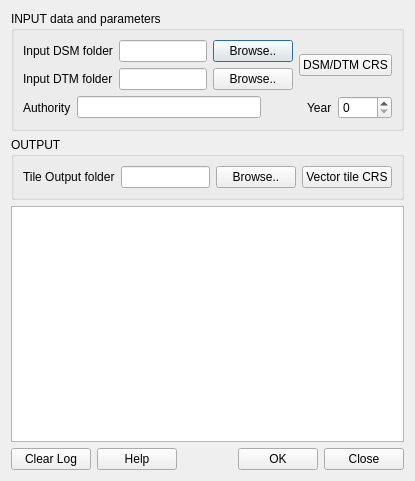
<?xml version="1.0" encoding="UTF-8"?>
<ui version="4.0">
 <class>LidarTileMakerDialogBase</class>
 <widget class="QDialog" name="LidarTileMakerDialogBase">
  <property name="geometry">
   <rect>
    <x>0</x>
    <y>0</y>
    <width>415</width>
    <height>481</height>
   </rect>
  </property>
  <property name="windowTitle">
   <string>Lidar Tile Maker</string>
  </property>
  <layout class="QHBoxLayout" name="horizontalLayout_8">
   <item>
    <layout class="QVBoxLayout" name="verticalLayout_3">
     <item>
      <widget class="QGroupBox" name="groupBox">
       <property name="title">
        <string>INPUT data and parameters</string>
       </property>
       <layout class="QVBoxLayout" name="verticalLayout_2">
        <item>
         <layout class="QHBoxLayout" name="horizontalLayout_3">
          <item>
           <layout class="QVBoxLayout" name="verticalLayout">
            <item>
             <layout class="QHBoxLayout" name="horizontalLayout">
              <item>
               <widget class="QLabel" name="label">
                <property name="text">
                 <string>Input DSM folder</string>
                </property>
               </widget>
              </item>
              <item>
               <widget class="QLineEdit" name="ImportDsm"/>
              </item>
              <item>
               <widget class="QPushButton" name="DSMpushButton">
                <property name="text">
                 <string>Browse..</string>
                </property>
               </widget>
              </item>
             </layout>
            </item>
            <item>
             <layout class="QHBoxLayout" name="horizontalLayout_2">
              <item>
               <widget class="QLabel" name="label_2">
                <property name="text">
                 <string>Input DTM folder</string>
                </property>
               </widget>
              </item>
              <item>
               <widget class="QLineEdit" name="ImportDtm">
                <property name="text">
                 <string/>
                </property>
               </widget>
              </item>
              <item>
               <widget class="QPushButton" name="DTMpushButton">
                <property name="text">
                 <string>Browse..</string>
                </property>
               </widget>
              </item>
             </layout>
            </item>
           </layout>
          </item>
          <item>
           <widget class="QPushButton" name="InputCrsButton">
            <property name="text">
             <string>DSM/DTM CRS</string>
            </property>
           </widget>
          </item>
         </layout>
        </item>
        <item>
         <layout class="QHBoxLayout" name="horizontalLayout_4">
          <item>
           <widget class="QLabel" name="label_3">
            <property name="text">
             <string>Authority</string>
            </property>
           </widget>
          </item>
          <item>
           <widget class="QLineEdit" name="InputEnte"/>
          </item>
          <item>
           <spacer name="horizontalSpacer_2">
            <property name="orientation">
             <enum>Qt::Horizontal</enum>
            </property>
            <property name="sizeType">
             <enum>QSizePolicy::Fixed</enum>
            </property>
            <property name="sizeHint" stdset="0">
             <size>
              <width>40</width>
              <height>20</height>
             </size>
            </property>
           </spacer>
          </item>
          <item>
           <widget class="QLabel" name="label_4">
            <property name="text">
             <string>Year</string>
            </property>
           </widget>
          </item>
          <item>
           <widget class="QSpinBox" name="InputYear">
            <property name="sizePolicy">
             <sizepolicy hsizetype="Preferred" vsizetype="Fixed">
              <horstretch>0</horstretch>
              <verstretch>0</verstretch>
             </sizepolicy>
            </property>
            <property name="minimum">
             <number>0</number>
            </property>
            <property name="maximum">
             <number>9999</number>
            </property>
            <property name="value">
             <number>0</number>
            </property>
            <property name="displayIntegerBase">
             <number>10</number>
            </property>
           </widget>
          </item>
         </layout>
        </item>
       </layout>
      </widget>
     </item>
     <item>
      <widget class="QGroupBox" name="groupBox_2">
       <property name="title">
        <string>OUTPUT</string>
       </property>
       <layout class="QHBoxLayout" name="horizontalLayout_6">
        <item>
         <layout class="QHBoxLayout" name="horizontalLayout_5">
          <item>
           <widget class="QLabel" name="label_5">
            <property name="text">
             <string>Tile Output folder</string>
            </property>
           </widget>
          </item>
          <item>
           <widget class="QLineEdit" name="outFolder">
            <property name="text">
             <string/>
            </property>
           </widget>
          </item>
          <item>
           <widget class="QPushButton" name="OutFolderButton">
            <property name="text">
             <string>Browse..</string>
            </property>
           </widget>
          </item>
          <item>
           <widget class="QPushButton" name="OutputCrsButton">
            <property name="text">
             <string>Vector tile CRS</string>
            </property>
           </widget>
          </item>
         </layout>
        </item>
       </layout>
      </widget>
     </item>
     <item>
      <widget class="QTextBrowser" name="textLog"/>
     </item>
     <item>
      <layout class="QHBoxLayout" name="horizontalLayout_7">
       <item>
        <widget class="QPushButton" name="clearButton">
         <property name="text">
          <string>Clear Log</string>
         </property>
        </widget>
       </item>
       <item>
        <widget class="QPushButton" name="helpButton">
         <property name="text">
          <string>Help</string>
         </property>
        </widget>
       </item>
       <item>
        <spacer name="horizontalSpacer">
         <property name="orientation">
          <enum>Qt::Horizontal</enum>
         </property>
         <property name="sizeHint" stdset="0">
          <size>
           <width>68</width>
           <height>20</height>
          </size>
         </property>
        </spacer>
       </item>
       <item>
        <widget class="QPushButton" name="pushButtonOk">
         <property name="text">
          <string>OK</string>
         </property>
        </widget>
       </item>
       <item>
        <widget class="QDialogButtonBox" name="button_box">
         <property name="orientation">
          <enum>Qt::Horizontal</enum>
         </property>
         <property name="standardButtons">
          <set>QDialogButtonBox::Close</set>
         </property>
        </widget>
       </item>
      </layout>
     </item>
    </layout>
   </item>
  </layout>
 </widget>
 <resources/>
 <connections>
  <connection>
   <sender>button_box</sender>
   <signal>rejected()</signal>
   <receiver>LidarTileMakerDialogBase</receiver>
   <slot>reject()</slot>
   <hints>
    <hint type="sourcelabel">
     <x>20</x>
     <y>20</y>
    </hint>
    <hint type="destinationlabel">
     <x>20</x>
     <y>20</y>
    </hint>
   </hints>
  </connection>
 </connections>
</ui>
